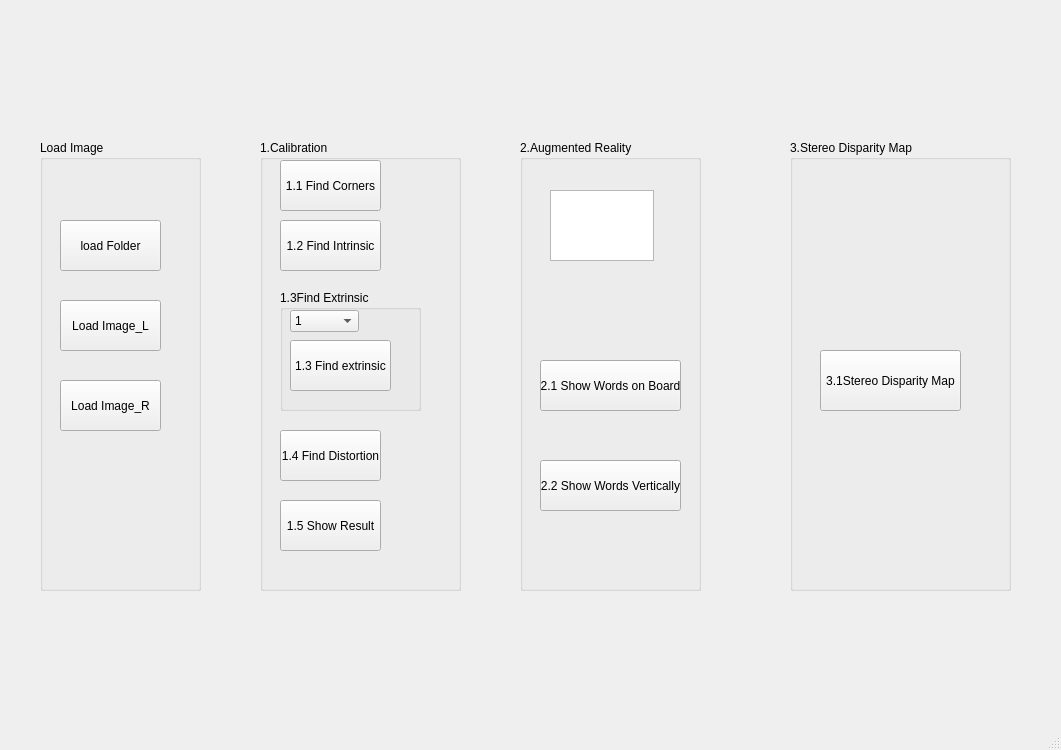
<?xml version="1.0" encoding="UTF-8"?>
<ui version="4.0">
 <class>MainWindow</class>
 <widget class="QMainWindow" name="MainWindow">
  <property name="geometry">
   <rect>
    <x>0</x>
    <y>0</y>
    <width>1061</width>
    <height>750</height>
   </rect>
  </property>
  <property name="windowTitle">
   <string>MainWindow</string>
  </property>
  <widget class="QWidget" name="centralwidget">
   <widget class="QGroupBox" name="augmented_reality">
    <property name="geometry">
     <rect>
      <x>520</x>
      <y>140</y>
      <width>181</width>
      <height>451</height>
     </rect>
    </property>
    <property name="title">
     <string>2.Augmented Reality </string>
    </property>
    <widget class="QPushButton" name="btn_words_on_board">
     <property name="geometry">
      <rect>
       <x>20</x>
       <y>220</y>
       <width>141</width>
       <height>51</height>
      </rect>
     </property>
     <property name="text">
      <string>2.1 Show Words on Board</string>
     </property>
    </widget>
    <widget class="QPushButton" name="btn_words_vertically">
     <property name="geometry">
      <rect>
       <x>20</x>
       <y>320</y>
       <width>141</width>
       <height>51</height>
      </rect>
     </property>
     <property name="text">
      <string>2.2 Show Words Vertically</string>
     </property>
    </widget>
    <widget class="QTextEdit" name="words_input">
     <property name="geometry">
      <rect>
       <x>30</x>
       <y>50</y>
       <width>104</width>
       <height>71</height>
      </rect>
     </property>
    </widget>
   </widget>
   <widget class="QGroupBox" name="groupBox">
    <property name="geometry">
     <rect>
      <x>790</x>
      <y>140</y>
      <width>221</width>
      <height>451</height>
     </rect>
    </property>
    <property name="title">
     <string>3.Stereo Disparity Map</string>
    </property>
    <widget class="QPushButton" name="btn_stereo_disparity_map">
     <property name="geometry">
      <rect>
       <x>30</x>
       <y>210</y>
       <width>141</width>
       <height>61</height>
      </rect>
     </property>
     <property name="text">
      <string>3.1Stereo Disparity Map</string>
     </property>
    </widget>
   </widget>
   <widget class="QGroupBox" name="calibration">
    <property name="geometry">
     <rect>
      <x>260</x>
      <y>140</y>
      <width>201</width>
      <height>451</height>
     </rect>
    </property>
    <property name="title">
     <string>1.Calibration</string>
    </property>
    <widget class="QPushButton" name="btn_find_corners">
     <property name="geometry">
      <rect>
       <x>20</x>
       <y>20</y>
       <width>101</width>
       <height>51</height>
      </rect>
     </property>
     <property name="text">
      <string>1.1 Find Corners</string>
     </property>
    </widget>
    <widget class="QPushButton" name="btn_find_intrinsic">
     <property name="geometry">
      <rect>
       <x>20</x>
       <y>80</y>
       <width>101</width>
       <height>51</height>
      </rect>
     </property>
     <property name="text">
      <string>1.2 Find Intrinsic</string>
     </property>
    </widget>
    <widget class="QPushButton" name="btn_find_distortion">
     <property name="geometry">
      <rect>
       <x>20</x>
       <y>290</y>
       <width>101</width>
       <height>51</height>
      </rect>
     </property>
     <property name="text">
      <string>1.4 Find Distortion</string>
     </property>
    </widget>
    <widget class="QPushButton" name="btn_show_result">
     <property name="geometry">
      <rect>
       <x>20</x>
       <y>360</y>
       <width>101</width>
       <height>51</height>
      </rect>
     </property>
     <property name="text">
      <string>1.5 Show Result</string>
     </property>
    </widget>
    <widget class="QGroupBox" name="groupBox_3">
     <property name="geometry">
      <rect>
       <x>20</x>
       <y>150</y>
       <width>141</width>
       <height>121</height>
      </rect>
     </property>
     <property name="title">
      <string>1.3Find Extrinsic</string>
     </property>
     <widget class="QComboBox" name="bmp_number">
      <property name="geometry">
       <rect>
        <x>10</x>
        <y>20</y>
        <width>69</width>
        <height>22</height>
       </rect>
      </property>
      <item>
       <property name="text">
        <string>1</string>
       </property>
      </item>
      <item>
       <property name="text">
        <string>2</string>
       </property>
      </item>
      <item>
       <property name="text">
        <string>3</string>
       </property>
      </item>
      <item>
       <property name="text">
        <string>4</string>
       </property>
      </item>
      <item>
       <property name="text">
        <string>5</string>
       </property>
      </item>
      <item>
       <property name="text">
        <string>6</string>
       </property>
      </item>
      <item>
       <property name="text">
        <string>7</string>
       </property>
      </item>
      <item>
       <property name="text">
        <string>8</string>
       </property>
      </item>
      <item>
       <property name="text">
        <string>9</string>
       </property>
      </item>
      <item>
       <property name="text">
        <string>10</string>
       </property>
      </item>
      <item>
       <property name="text">
        <string>11</string>
       </property>
      </item>
      <item>
       <property name="text">
        <string>12</string>
       </property>
      </item>
      <item>
       <property name="text">
        <string>13</string>
       </property>
      </item>
      <item>
       <property name="text">
        <string>14</string>
       </property>
      </item>
      <item>
       <property name="text">
        <string>15</string>
       </property>
      </item>
     </widget>
     <widget class="QPushButton" name="btn_find_extrinsic">
      <property name="geometry">
       <rect>
        <x>10</x>
        <y>50</y>
        <width>101</width>
        <height>51</height>
       </rect>
      </property>
      <property name="text">
       <string>1.3 Find extrinsic</string>
      </property>
     </widget>
    </widget>
   </widget>
   <widget class="QGroupBox" name="load_image">
    <property name="geometry">
     <rect>
      <x>40</x>
      <y>140</y>
      <width>161</width>
      <height>451</height>
     </rect>
    </property>
    <property name="title">
     <string>Load Image</string>
    </property>
    <widget class="QPushButton" name="btn_load_folder">
     <property name="geometry">
      <rect>
       <x>20</x>
       <y>80</y>
       <width>101</width>
       <height>51</height>
      </rect>
     </property>
     <property name="text">
      <string>load Folder</string>
     </property>
    </widget>
    <widget class="QPushButton" name="btn_load_image_l">
     <property name="geometry">
      <rect>
       <x>20</x>
       <y>160</y>
       <width>101</width>
       <height>51</height>
      </rect>
     </property>
     <property name="text">
      <string>Load Image_L</string>
     </property>
    </widget>
    <widget class="QPushButton" name="btn_load_image_r">
     <property name="geometry">
      <rect>
       <x>20</x>
       <y>240</y>
       <width>101</width>
       <height>51</height>
      </rect>
     </property>
     <property name="text">
      <string>Load Image_R</string>
     </property>
    </widget>
   </widget>
  </widget>
  <widget class="QMenuBar" name="menubar">
   <property name="geometry">
    <rect>
     <x>0</x>
     <y>0</y>
     <width>1061</width>
     <height>21</height>
    </rect>
   </property>
  </widget>
  <widget class="QStatusBar" name="statusbar"/>
 </widget>
 <resources/>
 <connections/>
</ui>
